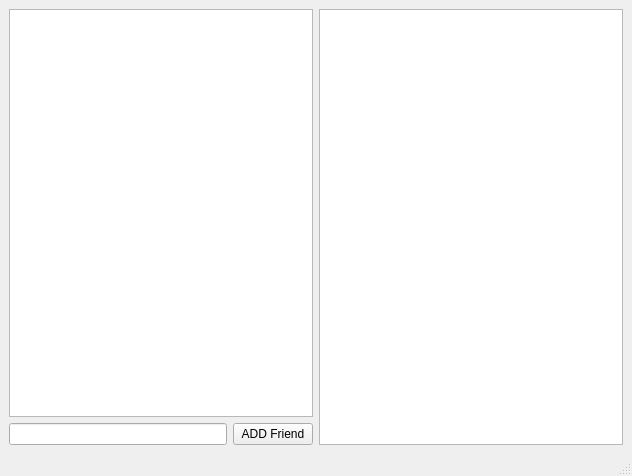
<?xml version="1.0" encoding="UTF-8"?>
<ui version="4.0">
 <class>MainWindow</class>
 <widget class="QMainWindow" name="MainWindow">
  <property name="geometry">
   <rect>
    <x>0</x>
    <y>0</y>
    <width>632</width>
    <height>476</height>
   </rect>
  </property>
  <property name="windowTitle">
   <string>MainWindow</string>
  </property>
  <widget class="QWidget" name="centralwidget">
   <layout class="QHBoxLayout" name="horizontalLayout_2">
    <item>
     <layout class="QVBoxLayout" name="verticalLayout">
      <item>
       <widget class="userListWidget" name="listWidget"/>
      </item>
      <item>
       <layout class="QHBoxLayout" name="horizontalLayout">
        <item>
         <widget class="QLineEdit" name="lineEditFriend"/>
        </item>
        <item>
         <widget class="QPushButton" name="pushButtonAddFriend">
          <property name="text">
           <string>ADD Friend</string>
          </property>
         </widget>
        </item>
       </layout>
      </item>
     </layout>
    </item>
    <item>
     <widget class="QTextBrowser" name="textBrowser">
      <property name="minimumSize">
       <size>
        <width>256</width>
        <height>192</height>
       </size>
      </property>
     </widget>
    </item>
   </layout>
  </widget>
  <widget class="QMenuBar" name="menubar">
   <property name="geometry">
    <rect>
     <x>0</x>
     <y>0</y>
     <width>632</width>
     <height>17</height>
    </rect>
   </property>
  </widget>
  <widget class="QStatusBar" name="statusbar"/>
 </widget>
 <customwidgets>
  <customwidget>
   <class>userListWidget</class>
   <extends>QListWidget</extends>
   <header>userlistwidget.h</header>
  </customwidget>
 </customwidgets>
 <resources/>
 <connections/>
</ui>
